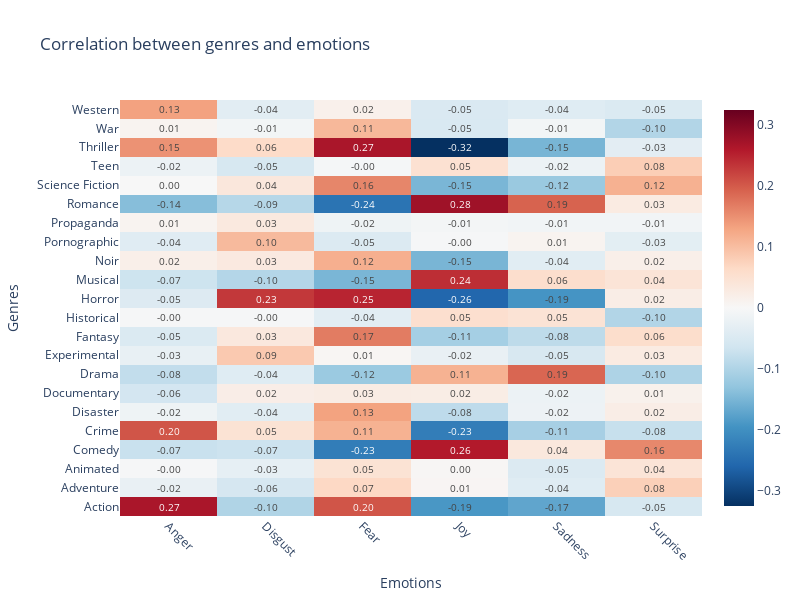
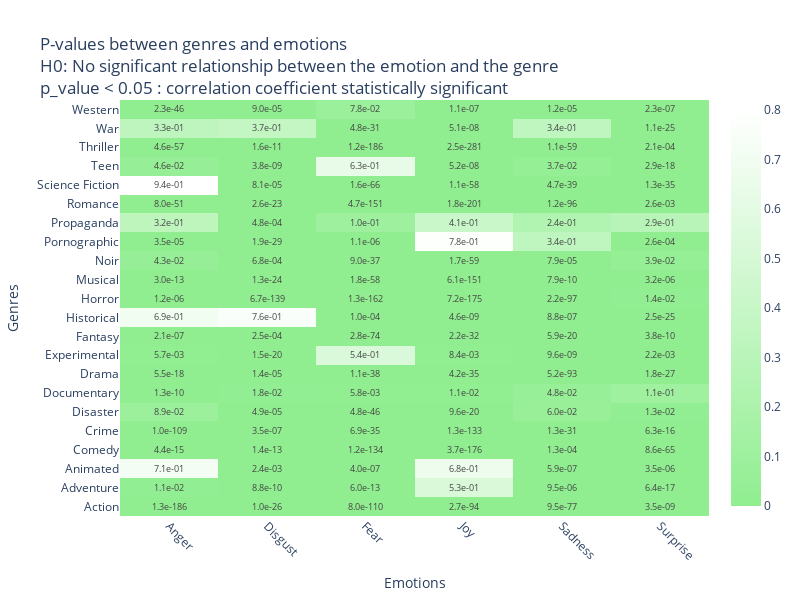

Notebook cell for these charts, in order:
### Code cell
df_main_genres = get_genres_merged(df_genres)
generate_emotion_genre_heatmap(df_main_genres, df_movies_with_emotions_normalized)

### Figure 1 — Plotly figure (JSON) as saved in the notebook; plotly's stock layout.template omitted (floating-point values rounded to 4 significant figures; data arrays with more than 128 entries replaced by an {"elided": "..."} marker saying what was removed)
{"data": [{"colorscale": [[0, "rgb(5,48,97)"], [0.1, "rgb(33,102,172)"], [0.2, "rgb(67,147,195)"], [0.3, "rgb(146,197,222)"], [0.4, "rgb(209,229,240)"], [0.5, "rgb(247,247,247)"], [0.6, "rgb(253,219,199)"], [0.7, "rgb(244,165,130)"], [0.8, "rgb(214,96,77)"], [0.9, "rgb(178,24,43)"], [1, "rgb(103,0,31)"]], "hovertemplate": "Correlation [%{x} - %{y}]: %{z:.2f}<extra></extra>", "showscale": true, "text": {"elided": "22x6 str values"}, "textfont": {"size": 10}, "texttemplate": "%{text}", "type": "heatmap", "x": ["Anger", "Disgust", "Fear", "Joy", "Sadness", "Surprise"], "y": ["Action", "Adventure", "Animated", "Comedy", "Crime", "Disaster", "Documentary", "Drama", "Experimental", "Fantasy", "Historical", "Horror", "Musical", "Noir", "Pornographic", "Propaganda", "Romance", "Science Fiction", "Teen", "Thriller", "War", "Western"], "z": {"elided": "22x6 float values"}, "zmid": 0}], "layout": {"height": 600, "title": {"text": "Correlation between genres and emotions"}, "width": 800, "xaxis": {"showgrid": true, "tickangle": 45, "title": {"text": "Emotions"}}, "yaxis": {"showgrid": true, "title": {"text": "Genres"}}}}

### Figure 2 — Plotly figure (JSON) as saved in the notebook; plotly's stock layout.template omitted (floating-point values rounded to 4 significant figures; data arrays with more than 128 entries replaced by an {"elided": "..."} marker saying what was removed)
{"data": [{"colorscale": [[0, "lightgreen"], [1, "white"]], "hovertemplate": "P-value [%{x} - %{y}]: %{z:.1e}<extra></extra>", "showscale": true, "text": {"elided": "22x6 str values"}, "textfont": {"size": 9}, "texttemplate": "%{text}", "type": "heatmap", "x": ["Anger", "Disgust", "Fear", "Joy", "Sadness", "Surprise"], "y": ["Action", "Adventure", "Animated", "Comedy", "Crime", "Disaster", "Documentary", "Drama", "Experimental", "Fantasy", "Historical", "Horror", "Musical", "Noir", "Pornographic", "Propaganda", "Romance", "Science Fiction", "Teen", "Thriller", "War", "Western"], "z": {"elided": "22x6 float values"}, "zmax": 0.8, "zmin": 0}], "layout": {"height": 600, "title": {"text": "P-values between genres and emotions<br>H0: No significant relationship between the emotion and the genre<br>p_value < 0.05 : correlation coefficient statistically significant"}, "width": 800, "xaxis": {"tickangle": 45, "title": {"text": "Emotions"}}, "yaxis": {"title": {"text": "Genres"}}}}
